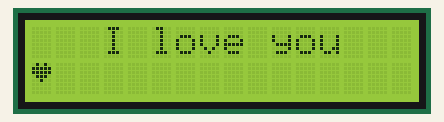
A sketch run on a simulated Arduino Uno, built with avr-gcc and run on an emulated ATmega328P. Parts: 16×2 character LCD.

Above: at 0.15 s.
At 0.61 s:
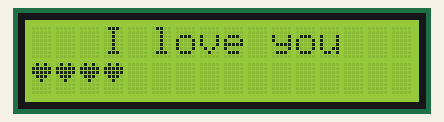
At 1.22 s:
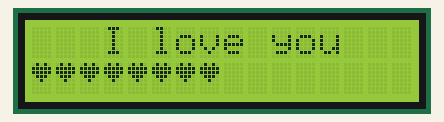
At 1.82 s:
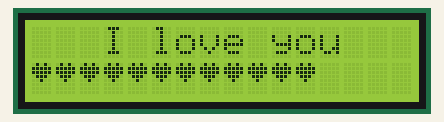
At 2.4 s:
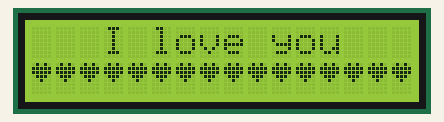
At 4.2 s:
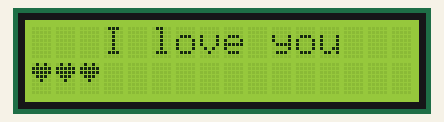

Measured:
- by itself, everything shown: repeats every 3.7 s, in 17 steps
- what the display in image 4 shows lasts 1.1 s, from 2.4 s to 3.5 s

The sketch:

LCD___I2C___pro_Pico.ino
```cpp
#include <wire.h>
#include <liquidcrystal-i2c\LiquidCrystal_I2C.h>

LiquidCrystal_I2C lcd(0x3F, 16, 2);
//0x27 là địa chỉ màn hình trong bus I2C. Phần này chúng ta không cần phải quá bận tâm vì hầu hết màn hình (20x4,...) đều như thế này!
//16 là số cột của màn hình (nếu dùng loại màn hình 20x4) thì thay bằng 20
//2 là số dòng của màn hình (nếu dùng loại màn hình 20x4) thì thay bằng 4
byte traitim[8] = {
	B01010,
	B11111,
	B11111,
	B01110,
	B00100,
	B00000,
	B00000,
	B00000
}; // Cái này là tạo hình trái tim...đoạn này tham khảo của Thạc Sĩ Huỳnh Minh Phú đó các bạn
void setup() {
	lcd.init(); //Khởi động màn hình. Bắt đầu cho phép Arduino sử dụng màn hình
	lcd.backlight(); //Bật đèn nền
	lcd.createChar(0, traitim);

}
void loop()
{
	lcd.setCursor(3, 0);
	lcd.print("I love you");//Viết dòng chữ Anh Yêu Em...Các bạn có thể thay bằng dòng khác như Minh Thich Cau...
	int i;
	// Viết liên tục các ký tự trái tim ở dòng 2
	for (i = 0;i <= 15;i++) {
		lcd.setCursor(i, 1);
		lcd.write(byte(0));
		delay(150);
	}
	delay(1000);
	lcd.clear();//Xóa màn hình
	delay(300);
}
```
